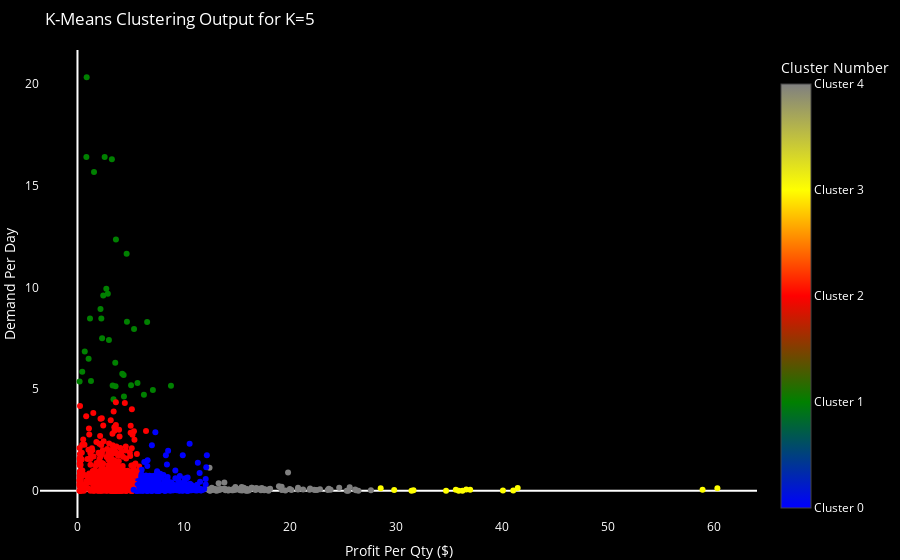

Here is the notebook cell this chart was saved with:
### Code cell
# Define the KMeans model with K=3
model= KMeans(n_clusters=5, random_state=142) 

# Fit the data and extract clusters
y_kmeans= model.fit_predict(cluster_ip_data[['ProfitPerQty','DemandPerDay']]) 
cluster_ip_data['cluster_number']= y_kmeans
df['cluster_number']= y_kmeans
display(df.cluster_number.value_counts().reset_index().rename(columns={'index':'Cluster Number', 'cluster_number':'Count'}))

# Creating interactive plot
cluster_colors = ['blue', 'green', 'red', 'yellow', 'grey']


trace = go.Scatter(
    x=df.ProfitPerQty,
    y=df.DemandPerDay,
    mode='markers',
    marker=dict(
        color=df.cluster_number,
        colorscale=[[i / (len(cluster_colors) - 1), cluster_colors[i]] for i in range(len(cluster_colors))],  # Define custom discrete colorscale
        colorbar=dict(
            title='Cluster Number',
            tickvals=list(range(len(cluster_colors))),  # Set tick values for discrete clusters
            ticktext=['Cluster {}'.format(i) for i in range(len(cluster_colors))]  # Set tick labels for discrete clusters
        )
    )
)

# Create layout
layout = go.Layout(
    title="K-Means Clustering Output for K=5",
    xaxis=dict(title='Profit Per Qty ($)'),
    yaxis=dict(title='Demand Per Day'),
    margin=dict(l=10, r=0, t=50, b=0),
    plot_bgcolor='black',  # Set background color to black
    paper_bgcolor='black',  # Set paper color to black (the area outside the plot)
    font=dict(color='white'),  # Set text color to white
    xaxis_showgrid=False,  # Hide x-axis gridlines
    yaxis_showgrid=False  # Hide y-axis gridlines
)

# Create figure
fig = go.Figure(data=[trace], layout=layout)
fig.show()
fig.write_html("kmeans_cluster_5.html")

### Figure 1 — Plotly figure (JSON) as saved in the notebook; plotly's stock layout.template omitted (floating-point values rounded to 4 significant figures; data arrays with more than 128 entries replaced by an {"elided": "..."} marker saying what was removed)
{"data": [{"marker": {"color": {"elided": "1810 int values"}, "colorbar": {"ticktext": ["Cluster 0", "Cluster 1", "Cluster 2", "Cluster 3", "Cluster 4"], "tickvals": [0, 1, 2, 3, 4], "title": {"text": "Cluster Number"}}, "colorscale": [[0, "blue"], [0.25, "green"], [0.5, "red"], [0.75, "yellow"], [1, "grey"]]}, "mode": "markers", "type": "scatter", "x": {"elided": "1810 float values"}, "y": {"elided": "1810 float values"}}], "layout": {"font": {"color": "white"}, "margin": {"b": 0, "l": 10, "r": 0, "t": 50}, "paper_bgcolor": "black", "plot_bgcolor": "black", "title": {"text": "K-Means Clustering Output for K=5"}, "xaxis": {"showgrid": false, "title": {"text": "Profit Per Qty ($)"}}, "yaxis": {"showgrid": false, "title": {"text": "Demand Per Day"}}}}
